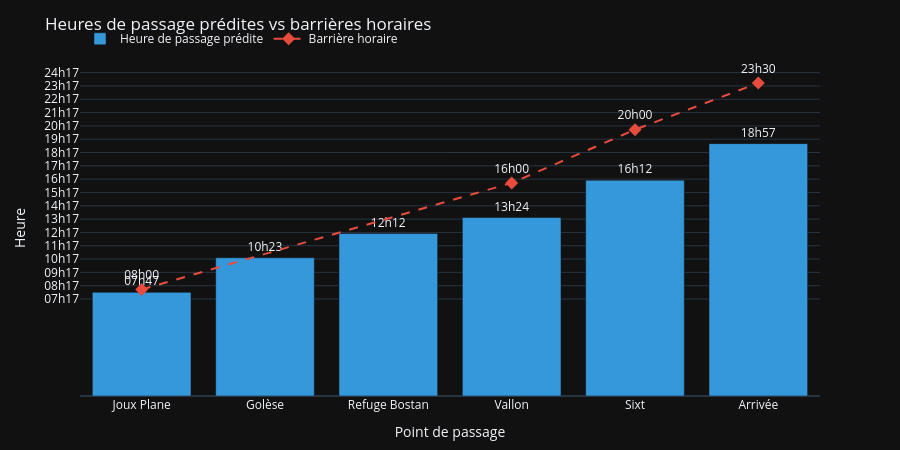

The notebook cell this image was saved under:
### Markdown cell above
## 8. Heures de passage vs barrières

### Code cell
def plot_passage_times(df_splits, barrieres, start_min):
    """Bar chart of predicted passage times vs cutoff times."""
    labels    = [r.split('→')[-1].strip() for r in df_splits['Tronçon']]
    t_passage = []
    for _, row in df_splits.iterrows():
        h_str = row['Heure arr.']
        t_passage.append(int(h_str[:2]) * 60 + int(h_str[3:]))

    labels_barr, t_barrieres = [], []
    for nom, dist, heure in barrieres:
        if heure is None:
            continue
        labels_barr.append(nom)
        t_barrieres.append(parse_hhmm(heure))

    def fmt(minutes):
        return f"{int(minutes)//60:02d}h{int(minutes)%60:02d}"

    tick_vals = list(range(int(min(t_passage + t_barrieres)) - 30,
                           int(max(t_passage + t_barrieres)) + 60, 60))

    fig = go.Figure()
    fig.add_trace(go.Bar(
        x=labels, y=t_passage,
        name='Heure de passage prédite', marker_color='#3498db',
        text=[fmt(t) for t in t_passage], textposition='outside',
    ))
    fig.add_trace(go.Scatter(
        x=labels_barr, y=t_barrieres,
        mode='markers+lines+text', name='Barrière horaire',
        marker=dict(color='#e74c3c', size=10, symbol='diamond'),
        line=dict(color='#e74c3c', dash='dash'),
        text=[fmt(t) for t in t_barrieres], textposition='top center',
    ))
    fig.update_layout(
        template='plotly_dark',
        title='Heures de passage prédites vs barrières horaires',
        xaxis=dict(title='Point de passage'),
        yaxis=dict(title='Heure', tickvals=tick_vals, ticktext=[fmt(v) for v in tick_vals]),
        height=450, margin=dict(t=60, b=50),
        legend=dict(orientation='h', yanchor='bottom', y=1.02),
    )
    return fig


plot_passage_times(df_splits, BARRIERES, start_min).show()

### Figure 1 — Plotly figure (JSON) as saved in the notebook; plotly's stock layout.template omitted (floating-point values rounded to 4 significant figures)
{"data": [{"marker": {"color": "#3498db"}, "name": "Heure de passage prédite", "text": ["07h47", "10h23", "12h12", "13h24", "16h12", "18h57"], "textposition": "outside", "type": "bar", "x": ["Joux Plane", "Golèse", "Refuge Bostan", "Vallon", "Sixt", "Arrivée"], "y": [467, 623, 732, 804, 972, 1137]}, {"line": {"color": "#e74c3c", "dash": "dash"}, "marker": {"color": "#e74c3c", "size": 10, "symbol": "diamond"}, "mode": "markers+lines+text", "name": "Barrière horaire", "text": ["08h00", "16h00", "20h00", "23h30"], "textposition": "top center", "type": "scatter", "x": ["Joux Plane", "Vallon", "Sixt", "Arrivée"], "y": [480, 960, 1200, 1410]}], "layout": {"height": 450, "legend": {"orientation": "h", "y": 1.02, "yanchor": "bottom"}, "margin": {"b": 50, "t": 60}, "title": {"text": "Heures de passage prédites vs barrières horaires"}, "xaxis": {"title": {"text": "Point de passage"}}, "yaxis": {"ticktext": ["07h17", "08h17", "09h17", "10h17", "11h17", "12h17", "13h17", "14h17", "15h17", "16h17", "17h17", "18h17", "19h17", "20h17", "21h17", "22h17", "23h17", "24h17"], "tickvals": [437, 497, 557, 617, 677, 737, 797, 857, 917, 977, 1037, 1097, 1157, 1217, 1277, 1337, 1397, 1457], "title": {"text": "Heure"}}}}
